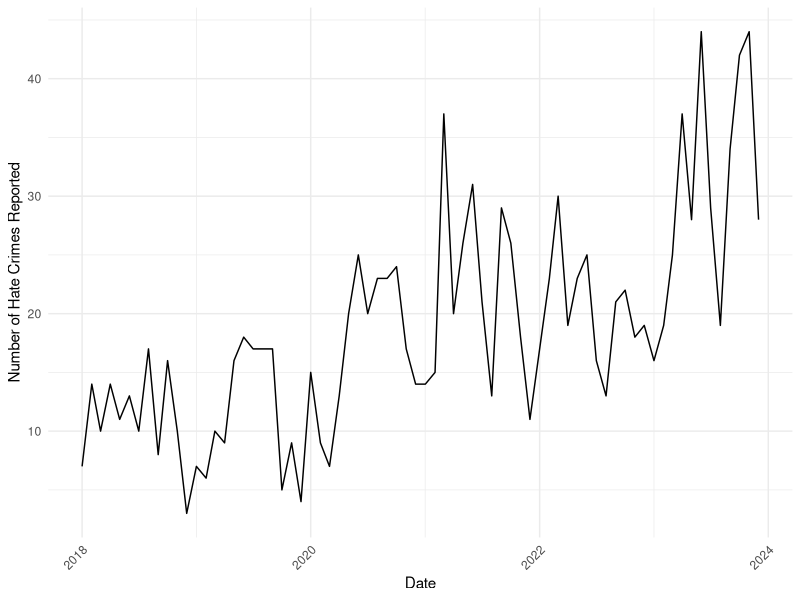
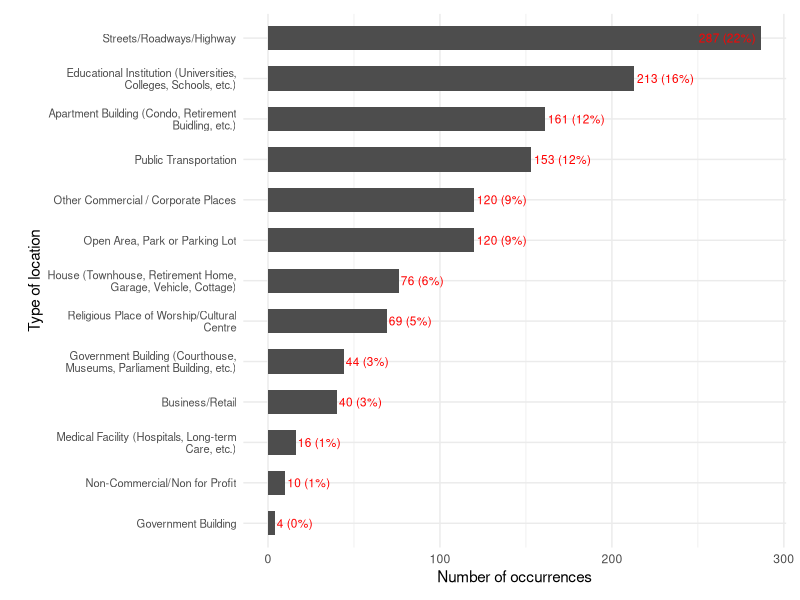
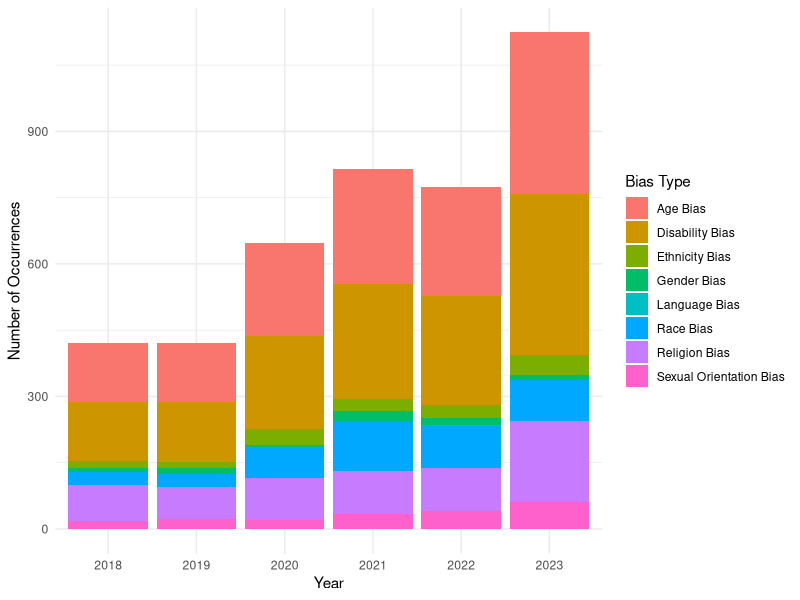

Here is the R script that generated these plots, in order:
## ---- chunk 1
#| include: false
#| warning: false
#| message: false

library(tidyverse)
library(ggplot2)
library(dplyr)

time_data <- read_csv(here::here("data/analysis_data/monthly_data.csv"))
location_data <- read_csv(here::here("data/analysis_data/location_data.csv"))
type_data <- read_csv(here::here("data/analysis_data/bias_type_data.csv"))
## ---- chunk 2
#| label: fig-time
#| fig-cap: Monthly Number of Hate Crimes in Toronto from 2018 to 2023
#| echo: false
#| fig-pos: "H"

ggplot(time_data, aes(x = year_month, y = total_occurrences)) +
  geom_line() +
  labs(x = "Date",
       y = "Number of Hate Crimes Reported") +
  theme_minimal() +
  theme(axis.text.x = element_text(angle = 45, hjust = 1))
## ---- chunk 3
#| label: fig-location
#| fig-cap: Hate Crime Incidents by Location Type in Toronto from 2018 to 2023
#| echo: false
#| fig-pos: "H"
location_data <- location_data %>%
  filter(!is.na(LOCATION_TYPE)) %>%
  mutate(LOCATION_TYPE = str_wrap(LOCATION_TYPE, width = 40)) %>% 
  mutate(percentage = (total_occurrences / sum(total_occurrences)) * 100,
         label = paste0(total_occurrences, " (", round(percentage, 0), "%)"))

ggplot(location_data, aes(x = reorder(LOCATION_TYPE, total_occurrences), 
                            y = total_occurrences)) +
  geom_bar(stat = "identity", fill = "grey30", width = 0.6) +
  geom_text(aes(label = label), 
            hjust = ifelse(location_data$LOCATION_TYPE == "Streets/Roadways/Highway", 1.1, -0.05), 
            color = "red", 
            size = 3) +
  coord_flip() +
  labs(x = "Type of location", 
       y = "Number of occurrences") +
  theme_minimal() +
  theme(plot.title = element_text(hjust = 0.5),
        plot.margin = margin(10, 10, 10, 20),
        axis.text.y = element_text(size = 8))
## ---- chunk 4
#| label: fig-type
#| fig-cap: Distribution of Hate Crime Types in Toronto from 2018 to 2023
#| echo: false
#| fig-pos: "H"

data_long <- type_data %>%
  pivot_longer(cols = -OCCURRENCE_YEAR, 
               names_to = "bias_type", 
               values_to = "count")

data_long <- data_long %>% 
    mutate(bias_type = recode(bias_type,
                            "AGE_BIAS" = "Age Bias",
                            "MENTAL_OR_PHYSICAL_DISABILITY" = "Disability Bias",
                            "RACE_BIAS" = "Race Bias",
                            "ETHNICITY_BIAS" = "Ethnicity Bias",
                            "LANGUAGE_BIAS" = "Language Bias",
                            "RELIGION_BIAS" = "Religion Bias",
                            "SEXUAL_ORIENTATION_BIAS" = "Sexual Orientation Bias",
                            "GENDER_BIAS" = "Gender Bias"))

ggplot(data_long, aes(x = as.factor(OCCURRENCE_YEAR), y = count, fill = bias_type)) +
  geom_bar(stat = "identity") +
  labs(x = "Year", 
       y = "Number of Occurrences",
       fill = "Bias Type") +
  theme_minimal() +
  theme(plot.title = element_text(hjust = 0.5))
